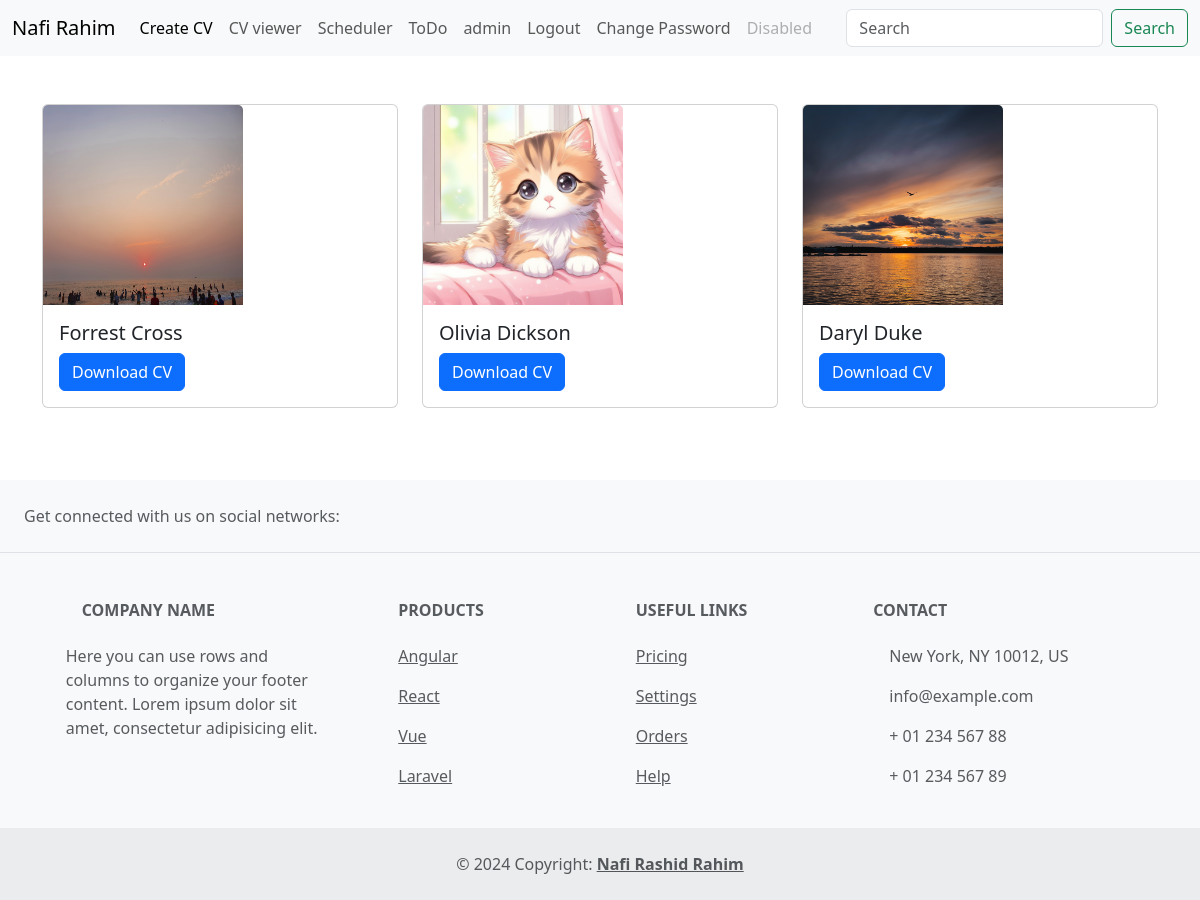
The page /CV_generator/view/ (signed in) on the database its author committed.
### CV_generator/models.py (models this page shows, shortened)
class CV(models.Model):
    name = models.CharField(max_length=100)
    email = models.EmailField(max_length=30)
    phone = models.PositiveIntegerField(max_length=14)
    address = models.CharField(max_length=200)
    about = models.TextField(max_length=200)
    education = models.TextField(max_length=100)
    experience = models.TextField(max_length=100)
    skills = models.CharField(max_length=100)
    interests = models.TextField(max_length=100)
    achievements = models.TextField(max_length=100)
    references = models.TextField(max_length=100)
    image = models.ImageField(upload_to='images/', blank=True)
    created_at = models.DateTimeField(auto_now_add=True)
    updated_at = models.DateTimeField(auto_now=True)
    '''
    SKILL_CHOICES = (
    ('ms_word', 'Microsoft Word'),
    ('office', 'Microsoft Office Suite'),
    ('excel', 'Microsoft Excel'),
    ('google_workspace', 'Google Workspace'),
    ('graphics', 'Graphics Design'),
    ('accountant', 'Accounting'),
    ('cooking', 'Cooking'),
    ('gaming', 'Gaming'),
    ('pc_expert', 'PC Expertise'),
    ('python', 'Python'),
    ('Django', 'Django'),
)
'''

### CV_generator/views.py (the view)
@login_required(login_url='login')
def view(request):
    cv = CV.objects.all()
    return render(request, 'CV_generator/view_download.html', locals())

### Templates/CV_generator/view_download.html (shortened to what this page needs)
{% extends 'base.html' %}
{% block main %}
<div class="container py-5">
    <div class="row">
        {% for cv in cv %}
        <div class="col-md-4 mb-4">
            <div class="card">
                <img src="{{ cv.image.url }}" class="card-img-top" alt="{{ cv.name }}" style="height: 200px; width: 200px;">
                <div class="card-body">
                    <h5 class="card-title">{{ cv.name }}</h5>
                    <a href="{% url 'cv_pdf' cv.id %}" class="btn btn-primary">Download CV</a>
                </div>
            </div>
        </div>
        {% endfor %}
    </div>
</div>
{% endblock %}

### Templates/header.html (shortened to what this page needs)
<nav class="navbar navbar-expand-lg navbar-light bg-light">
    <div class="container-fluid">
      <a class="navbar-brand" href="{% url 'home' %}">Nafi Rahim</a>
      <div class="collapse navbar-collapse" id="navbarSupportedContent">
        <ul class="navbar-nav me-auto mb-2 mb-lg-0">
          <li class="nav-item">
            <a class="nav-link active" aria-current="page" href="{% url 'cv' %}">Create CV</a>
          </li>
          <li class="nav-item">
            <a class="nav-link" href="{% url 'view' %}">CV viewer</a>
          </li>
          <li class="nav-item">
            <a class="nav-link" href="{% url 'add_task' %}">Scheduler</a>
          </li>
          <li class="nav-item">
            <a class="nav-link" href="{% url 'task_list' %}">ToDo</a>
          </li>
          <li class="nav-item">
            <a class="nav-link" href="#">{{ user.username }}</a>
          </li>
          {% if user.is_authenticated %}
          <li class="nav-item">
            <a class="nav-link" href="{% url 'logout' %}">Logout</a>
          </li>
            <a class="nav-link" href="{% url 'change_pass' %}">Change Password</a>
          {% else %}
          <li class="nav-item">
            <a class="nav-link" href="{% url 'login' %}">Log In</a>
          </li>
          {% endif %}
          <li class="nav-item">
            <a class="nav-link disabled" href="#" tabindex="-1" aria-disabled="true">Disabled</a>
          </li>
        </ul>
        <form class="d-flex">
          <input class="form-control me-2" type="search" placeholder="Search" aria-label="Search">
          <button class="btn btn-outline-success" type="submit">Search</button>
        </form>
      </div>
    </div>
  </nav>

### rows shown on the page
CV: image (picture), name "Forrest Cross"
CV: image (picture), name "Olivia Dickson"
CV: image (picture), name "Daryl Duke"

### other values the page prints
{{ user.username }} "admin"
